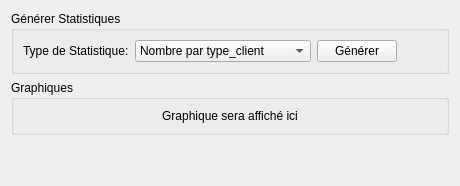
      <widget class="QWidget" name="tab_statistiques">
       <attribute name="title">
        <string>Statistiques</string>
       </attribute>
       <layout class="QVBoxLayout" name="verticalLayout_tab3">
        <item>
         <widget class="QGroupBox" name="groupBox_statistiques">
          <property name="title">
           <string>Générer Statistiques</string>
          </property>
          <layout class="QHBoxLayout" name="horizontalLayout_stat">
           <item>
            <widget class="QLabel" name="label_stat_type">
             <property name="text">
              <string>Type de Statistique:</string>
             </property>
            </widget>
           </item>
           <item>
            <widget class="QComboBox" name="comboBox_stat">
             <item>
              <property name="text">
               <string>Nombre par type_client</string>
              </property>
             </item>
             <item>
              <property name="text">
               <string>Total olives par type_client</string>
              </property>
             </item>
             <item>
              <property name="text">
               <string>Clients par date_creation</string>
              </property>
             </item>
             <item>
              <property name="text">
               <string>Statut fidélité</string>
              </property>
             </item>
             <item>
              <property name="text">
               <string>Importance (par quantité)</string>
              </property>
             </item>
            </widget>
           </item>
           <item>
            <widget class="QPushButton" name="pushButton_stat">
             <property name="text">
              <string>Générer</string>
             </property>
            </widget>
           </item>
           <item>
            <spacer name="horizontalSpacer_stat">
             <property name="orientation">
              <enum>Qt::Orientation::Horizontal</enum>
             </property>
             <property name="sizeHint" stdset="0">
              <size>
               <width>40</width>
               <height>20</height>
              </size>
             </property>
            </spacer>
           </item>
          </layout>
         </widget>
        </item>
        <item>
         <widget class="QGroupBox" name="groupBox_graph">
          <property name="title">
           <string>Graphiques</string>
          </property>
          <layout class="QVBoxLayout" name="verticalLayout_graph">
           <item>
            <widget class="QLabel" name="label_chart_placeholder">
             <property name="text">
              <string>Graphique sera affiché ici</string>
             </property>
             <property name="alignment">
              <set>Qt::AlignmentFlag::AlignCenter</set>
             </property>
            </widget>
           </item>
          </layout>
         </widget>
        </item>
        <item>
         <spacer name="verticalSpacer_tab3">
          <property name="orientation">
           <enum>Qt::Orientation::Vertical</enum>
          </property>
          <property name="sizeHint" stdset="0">
           <size>
            <width>20</width>
            <height>40</height>
           </size>
          </property>
         </spacer>
        </item>
       </layout>
      </widget>
